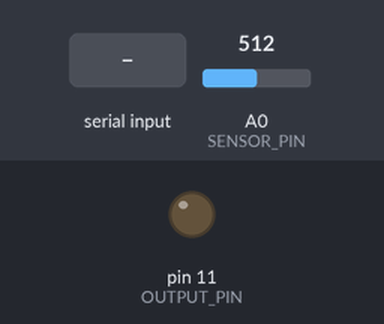
A sketch run on a simulated Arduino Uno, built with avr-gcc and run on an emulated ATmega328P. Shown: output pins drawn as LEDs (lit = HIGH). Inputs (shaded band) come from the test bench; at power-on: A0 (SENSOR_PIN) = 512. What the sketch prints to the serial monitor is not drawn.

Above: at 1.2 s.
1.3 s: byte 30 received over Serial
At 2.1 s:
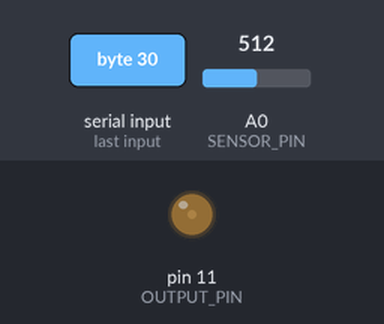
2.8 s: byte 90 received over Serial
At 3.2 s:
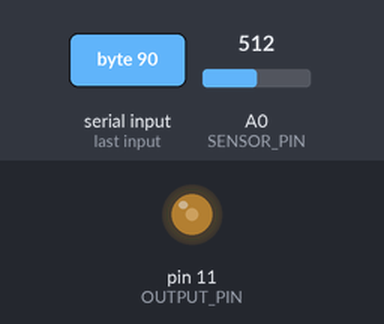
Timing chart, 0 to 5.8 s (numbered marks = the images above; inputs shaded):
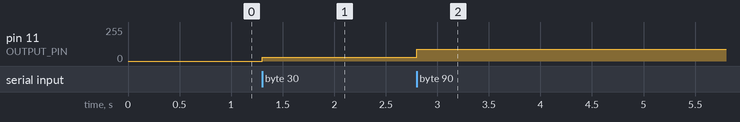

The sketch:

SerialCommunication.ino
```cpp
// Takes reading from sensor (e.g. LDR) and sends it over serial connection
// Looks for readings coming from the serial connection and sends it to an output (e.g. LED)

#define SENSOR_PIN   A0
#define OUTPUT_PIN   11


void setup() {
  // initialize the serial communication:
  Serial.begin(9600);

  // Initialise the pins
  pinMode(SENSOR_PIN, INPUT);
  pinMode(OUTPUT_PIN, OUTPUT);

  // Turn the output off
  analogWrite(OUTPUT_PIN, 0);
}

void loop() {
  readOwnSensor();
  receiveData();
}

void receiveData(){

  // check if data has been received from the serial connection:
  if (Serial.available() > 0) {

    // take the reading
    int receivedReading = Serial.read();

    // Maybe some mapping needed here, depending on what your output needs...
    // (You will always receive data that is 0-255 (a single byte))
    // ...an analog output such as an LED will expect an analogWrite between 0-255
    //receivedReading = map(receivedReading, 0, 255, 0, 1023);

    // Send recieved data to output (e.g. LED)
    analogWrite(OUTPUT_PIN, receivedReading);
  }
}

void readOwnSensor(){

  // Take reading from the sensor
  int sensorReading = analogRead(SENSOR_PIN);

  // Maybe some mapping needed here, depending on what values your sensor gives.
  // You must create an output that is 0-255 so it can be sent as a single byte.
  int readingToSend = map(sensorReading, 0, 1023, 0, 255);

  // Send it to the serial connection
  Serial.write(readingToSend);

}
```

Measured:
- after the input at 1.3 s, pin 11 (OUTPUT_PIN): 0/255 → 30/255 at once
- after the input at 2.8 s, pin 11 (OUTPUT_PIN): 30/255 → 90/255 at once
